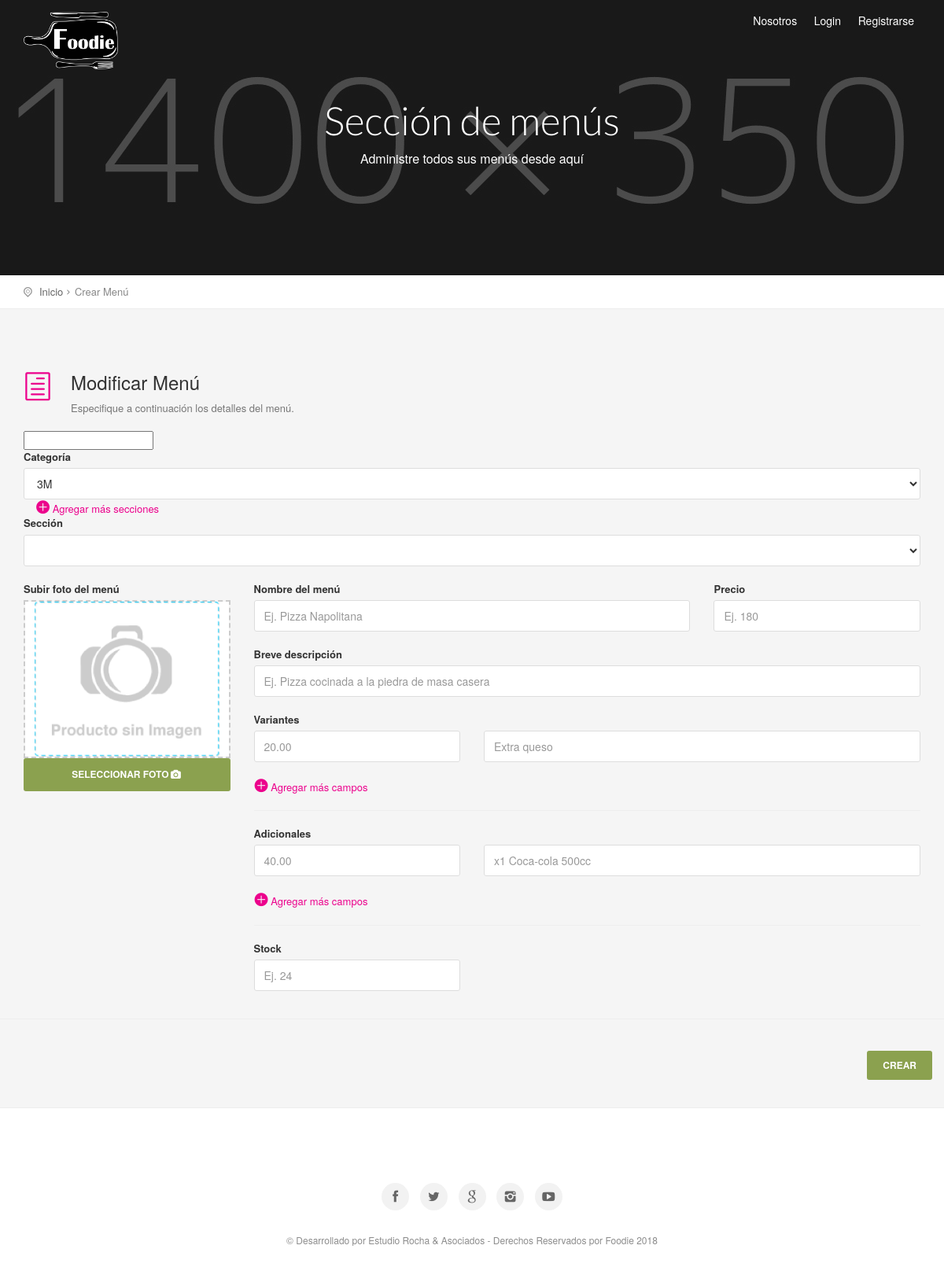
Page /modificar_menu_2.php?id=4e17333a82 on the earlier database version.
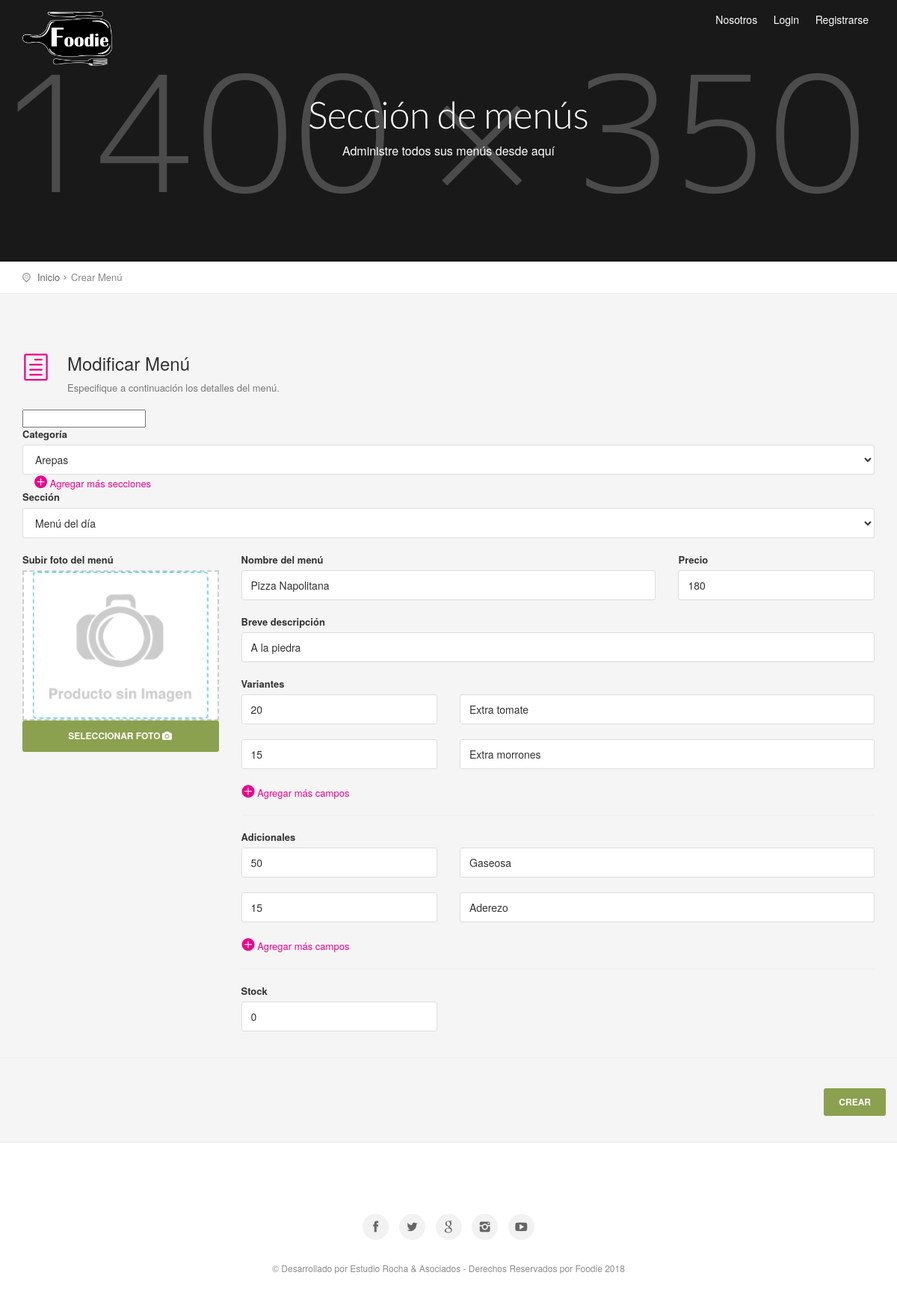
Same page on the later database version.
### tables this page shows
CREATE TABLE `productos` (
  `id` int(11) NOT NULL,
  `cod` varchar(255) DEFAULT NULL,
  `cod_empresa` text,
  `titulo` text,
  `precio` float DEFAULT NULL,
  `precio_mayorista` float DEFAULT NULL,
  `precioDescuento` float NOT NULL,
  `stock` int(11) DEFAULT '0',
  `desarrollo` text,
  `variantes` text,
  `adicionales` text,
  `categoria` text,
  `subcategoria` text,
  `seccion` text,
  `keywords` text,
  `description` text,
  `fecha` date DEFAULT NULL,
  `meli` varchar(255) DEFAULT NULL,
  `url` text,
  `cod_producto` varchar(255) DEFAULT NULL
);

CREATE TABLE `categorias` (
  `id` int(11) NOT NULL,
  `cod` varchar(255) NOT NULL,
  `titulo` varchar(255) NOT NULL,
  `area` varchar(255) NOT NULL
);

CREATE TABLE `secciones` (
  `id` int(11) NOT NULL,
  `cod` text,
  `titulo` text,
  `cod_empresa` text
);

### Config/Autoload.php (called while the page is built, shortened)
<?php
class autoload
{
    public static function runSitio()
    {
        spl_autoload_register(
            function($clase)
            {
                $ruta = str_replace("\\", "/", $clase) . ".php";
            }
        );
    }
}

### Clases/Conexion.php (called while the page is built, shortened)
<?php namespace Clases;
class Conexion
{
    private $datos = array("host"=> "localhost","user"=> "root","pass"=> "","db"  => "foodie");
    private $con;
    public function __construct()
    {
        $this->con = mysqli_connect($this->datos["host"], $this->datos["user"], $this->datos["pass"], $this->datos["db"]);
        mysqli_set_charset($this->con,'utf8');
    }
    public function sqlReturn($query)
    {
        $dato = $this->con->query($query);
        return $dato;
    }
}

### Clases/Categorias.php (called while the page is built, shortened)
<?php
class Categorias
{
    private $con;
    public function __construct()
    {
        $this->con = new Conexion();
    }
    function list($filter,$order,$limit) {
        $array = array();
        if (is_array($filter)) {
            $filterSql = "WHERE ";
            $filterSql .= implode(" AND ", $filter);
        } else {
            $filterSql = '';
        }
        if ($order != '') {
            $orderSql = $order;
        } else {
            $orderSql = "id DESC";
        }
        if ($limit != '') {
            $limitSql = "LIMIT " . $limit;
        } else {
            $limitSql = '';
        }
        $sql = "SELECT * FROM `categorias` $filterSql  ORDER BY $orderSql $limitSql";
        $notas = $this->con->sqlReturn($sql);
        if ($notas) {
            while ($row = mysqli_fetch_assoc($notas)) {
                $array[] = $row;
            }
            return $array ;
        }
    }
}

### Clases/Productos.php (called while the page is built, shortened)
<?php
class Productos
{
    public $id;
    public $cod;
    public $cod_empresa;
    private $con;
    public function __construct()
    {
        $this->con = new Conexion();
    }
    public function view()
    {
        $sql   = "SELECT * FROM `productos` WHERE id = '{$this->id}' ||  cod = '{$this->cod}' ||  cod_empresa = '{$this->cod_empresa}' ORDER BY id DESC";
        $notas = $this->con->sqlReturn($sql);
        $row   = mysqli_fetch_assoc($notas);
        return $row;
    }
}

### Clases/Secciones.php (called while the page is built, shortened)
<?php
class Secciones
{
    private $con;
    public function __construct()
    {
        $this->con = new Conexion();
    }
    function list($filter,$order,$limit) {
        $array = array();
        if (is_array($filter)) {
            $filterSql = "WHERE ";
            $filterSql .= implode(" AND ", $filter);
        } else {
            $filterSql = '';
        }
        if ($order != '') {
            $orderSql = $order;
        } else {
            $orderSql = "id DESC";
        }
        if ($limit != '') {
            $limitSql = "LIMIT " . $limit;
        } else {
            $limitSql = '';
        }
        $sql = "SELECT * FROM `secciones` $filterSql  ORDER BY $orderSql $limitSql";
        $notas = $this->con->sqlReturn($sql);
        if ($notas) {
            while ($row = mysqli_fetch_assoc($notas)) {
                $array[] = $row;
            }
            return $array ;
        }
    }
}

### modificar_menu_2.php (the view, shortened to what the changed rows need)
<?php
require_once "Config/Autoload.php";
$menu = new Clases\Productos();
$categorias = new Clases\Categorias();
$seccion = new Clases\Secciones();
$filterCategoria = array("area = 'productos'");
$order = "titulo ASC";
$categoriasArray = $categorias->list($filterCategoria, $order, "");
$cod = isset($_GET["id"]) ? $_GET["id"] : '';
$menu->set("cod", $cod);
$menuData = $menu->view();
$filterSeccion = array("cod_empresa = '$menuData[cod_empresa]'");
$seccionesArray = $seccion->list($filterSeccion, $order, "");
$variantesExplotadas = explode('|||', $menuData['variantes']);
$variante1Explotada = explode(',', $variantesExplotadas[0]);
$variante2Explotada = explode(',', $variantesExplotadas[1]);
$adicionalesExplotadas = explode('|||', $menuData['adicionales']);
$adicional1Explotada = explode(',', $adicionalesExplotadas[0]);
$adicional2Explotada = explode(',', $adicionalesExplotadas[1]);
?>
<section class="parallax-window" id="short" data-parallax="scroll" data-image-src="img/sub_header_cart.jpg"
         data-natural-width="1400" data-natural-height="350">
    <div id="subheader">
        <div id="sub_content">
            <h1>Sección de menús</h1>
        </div>
    </div>
</section>
<div class="container margin_60_35">
    <div class="row">
        <div class="col-md-12">
            <section id="section-2">
                <form method="post" enctype="multipart/form-data">
                    <div class="form-group">
                        <label>Categoría</label>
                        <select class="form-control" name="categoriaMenu" id="categoriaMenu">
                            <?php foreach ($categoriasArray as $key => $value): ?>
                                <option value="<?= $value['cod'] ?>" <?php if ($menuData['categoria'] == $value['cod']) {
                                    echo 'selected';
                                } ?>><?= $value['titulo'] ?></option>
                            <?php endforeach; ?>
                        </select>
                        <a class="MasCampos col-md-12" href="#" onclick="agregarOption('val1','masSecciones')"><i
                                    class="icon_plus_alt"></i> Agregar más secciones</a>
                    </div>
                    <div class="form-group">
                        <label>Sección</label>
                        <select class="form-control" name="seccionMenu" id="masSecciones">
                            <?php foreach ($seccionesArray as $key => $value): ?>
                                <option value="<?= $value['cod'] ?>" <?php if ($menuData['seccion'] == $value['cod']) {
                                    echo 'selected';
                                } ?>><?= $value['titulo'] ?></option>
                            <?php endforeach; ?>
                        </select>
                    </div>
                    <div class="strip_menu_items">
                        <div class="row">
                            <div class="col-sm-9">
                                <div class="row">
                                    <div class="col-md-8">
                                        <div class="form-group">
                                            <label>Nombre del menú</label>
                                            <input type="text" value="<?= $menuData['titulo'] ?>" name="tituloMenu"
                                                   class="form-control"
                                                   placeholder="Ej. Pizza Napolitana">
                                        </div>
                                    </div>
                                    <div class="col-md-4">
                                        <div class="form-group">
                                            <label>Precio</label>
                                            <input type="text" value="<?= $menuData['precio'] ?>" name="precioMenu"
                                                   class="form-control"
                                                   placeholder="Ej. 180">
                                        </div>
                                    </div>
                                </div>
                                <div class="form-group">
                                    <label>Breve descripción</label>
                                    <input type="text" value="<?= $menuData['desarrollo'] ?>" name="desarrolloMenu"
                                           class="form-control"
                                           placeholder="Ej. Pizza cocinada a la piedra de masa casera">
                                </div>
                                <div class="row">
                                    <?php for ($i = 0; $i < count($variante1Explotada); $i++): ?>
                                        <div class="col-md-4">
                                            <div class="form-group">
                                                <input type="text" value="<?= $variante1Explotada[$i]; ?>"
                                                       name="variante1[]" class="form-control"
                                                       placeholder="20.00">
                                            </div>
                                        </div>
                                        <div class="col-md-8">
                                            <div class="form-group">
                                                <input type="text" value="<?= $variante2Explotada[$i]; ?>"
                                                       name="variante2[]" class="form-control"
                                                       placeholder="Extra queso">
                                            </div>
                                        </div>
                                    <?php endfor; ?>
                                </div>
                                <div class="row">
                                    <?php for ($i = 0; $i < count($adicional1Explotada); $i++): ?>
                                        <div class="col-md-4">
                                            <div class="form-group">
                                                <input type="text" value="<?= $adicional1Explotada[$i]; ?>"
                                                       name="adicional1[]" class="form-control"
                                                       placeholder="40.00">
                                            </div>
                                        </div>
                                        <div class="col-md-8">
                                            <div class="form-group">
                                                <input type="text" value="<?= $adicional2Explotada[$i]; ?>"
                                                       name="adicional2[]" class="form-control"
                                                       placeholder="x1 Coca-cola 500cc">
                                            </div>
                                        </div>
                                    <?php endfor; ?>
                                </div>
                                <div class="row">
                                    <div class="col-md-4 form-group">
                                        <label>Stock</label>
                                        <input type="text" value="<?= $menuData['stock'] ?>" name="stockMenu"
                                               class="form-control" placeholder="Ej. 24">
                                    </div>
                                </div>
                            </div>
                        </div>
                    </div>
        </div>
    </div>
</div>

Differences in the rows shown:
added productos: categoriaMenu "Arepas", seccionMenu "Menú del día", tituloMenu "Pizza Napolitana", precioMenu "180", desarrolloMenu "A la piedra", variantes "20", variantes "Extra tomate", variantes "15", variantes "Extra morrones", adicionales "50", adicionales "Gaseosa", adicionales "15", adicionales "Aderezo", stockMenu "0"
Other differences:
form field categoriaMenu: "3M" → (not shown)
